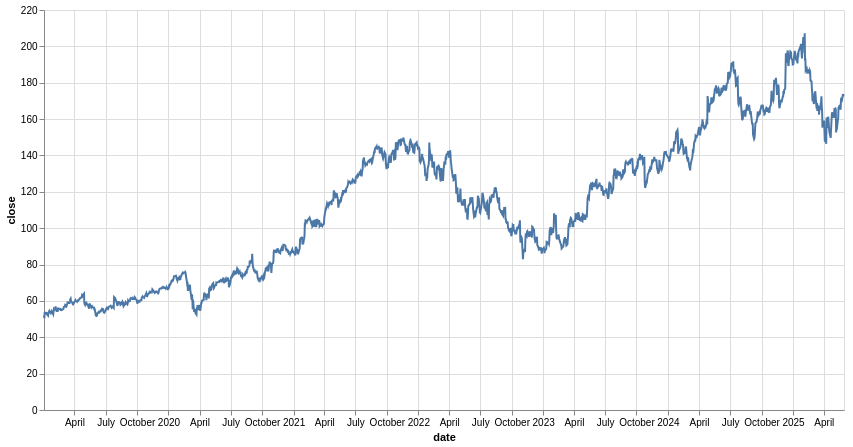

Source (notebook cell):
### Code cell
alt.Chart(df_pl).mark_line().encode(
    x='date',
    y='close',
    tooltip=['date', 'close']
).properties(
    width=800,
    height=400
)

### Figure 1 — Vega-Lite specification as saved in the notebook (floating-point values rounded to 4 significant figures; data arrays with more than 128 entries replaced by an {"elided": "..."} marker saying what was removed)
{"config": {"view": {"continuousWidth": 300, "continuousHeight": 300}}, "data": {"name": "data-bc64b83b55cec0054fd2e6745347d2d8"}, "mark": {"type": "line"}, "encoding": {"tooltip": [{"field": "date", "type": "temporal"}, {"field": "close", "type": "quantitative"}], "x": {"field": "date", "type": "temporal"}, "y": {"field": "close", "type": "quantitative"}}, "height": 400, "width": 800, "$schema": "https://vega.github.io/schema/vega-lite/v5.20.1.json", "datasets": {"data-bc64b83b55cec0054fd2e6745347d2d8": {"elided": "1612 records"}}}
